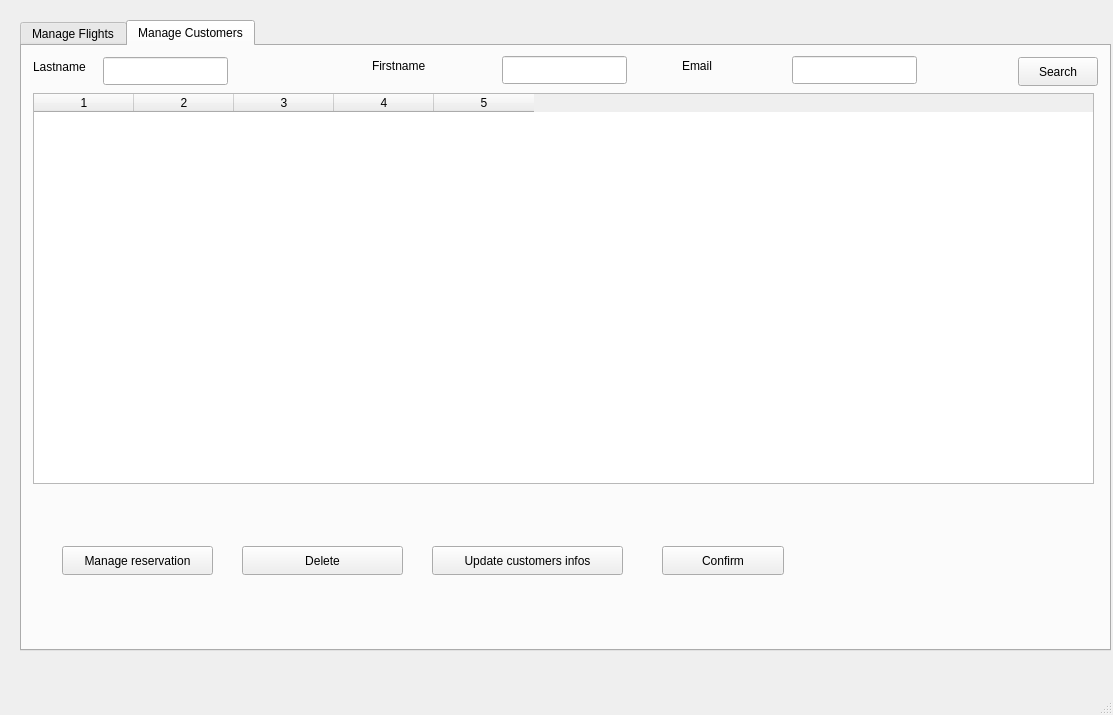
<?xml version="1.0" encoding="UTF-8"?>
<ui version="4.0">
 <class>MainWindow</class>
 <widget class="QMainWindow" name="MainWindow">
  <property name="geometry">
   <rect>
    <x>0</x>
    <y>0</y>
    <width>1113</width>
    <height>715</height>
   </rect>
  </property>
  <property name="windowTitle">
   <string>MainWindow</string>
  </property>
  <widget class="QWidget" name="centralwidget">
   <property name="sizePolicy">
    <sizepolicy hsizetype="Expanding" vsizetype="Expanding">
     <horstretch>0</horstretch>
     <verstretch>0</verstretch>
    </sizepolicy>
   </property>
   <property name="layoutDirection">
    <enum>Qt::LeftToRight</enum>
   </property>
   <widget class="QTabWidget" name="tabWidget">
    <property name="geometry">
     <rect>
      <x>20</x>
      <y>20</y>
      <width>1091</width>
      <height>631</height>
     </rect>
    </property>
    <property name="sizePolicy">
     <sizepolicy hsizetype="Expanding" vsizetype="Expanding">
      <horstretch>0</horstretch>
      <verstretch>0</verstretch>
     </sizepolicy>
    </property>
    <property name="layoutDirection">
     <enum>Qt::LeftToRight</enum>
    </property>
    <property name="currentIndex">
     <number>1</number>
    </property>
    <property name="iconSize">
     <size>
      <width>16</width>
      <height>16</height>
     </size>
    </property>
    <widget class="QWidget" name="tab_Flights">
     <attribute name="title">
      <string>Manage Flights</string>
     </attribute>
     <layout class="QGridLayout" name="gridLayout">
      <item row="0" column="0">
       <widget class="QLabel" name="lbDeparture">
        <property name="text">
         <string>Departure</string>
        </property>
       </widget>
      </item>
      <item row="0" column="1">
       <widget class="QLineEdit" name="leDeparture"/>
      </item>
      <item row="0" column="2">
       <widget class="QLabel" name="lbArrival">
        <property name="text">
         <string>Arrival</string>
        </property>
       </widget>
      </item>
      <item row="0" column="3">
       <widget class="QLineEdit" name="leArrival"/>
      </item>
      <item row="0" column="4">
       <widget class="QLabel" name="lbDepartureTime">
        <property name="text">
         <string>Depature time</string>
        </property>
       </widget>
      </item>
      <item row="0" column="5">
       <widget class="QDateEdit" name="deDeparture"/>
      </item>
      <item row="0" column="6">
       <widget class="QPushButton" name="pbSearchFlights">
        <property name="text">
         <string>Search</string>
        </property>
       </widget>
      </item>
      <item row="1" column="0" colspan="7">
       <widget class="QTableWidget" name="tbDisplayFlights">
        <property name="sizePolicy">
         <sizepolicy hsizetype="Expanding" vsizetype="Expanding">
          <horstretch>0</horstretch>
          <verstretch>0</verstretch>
         </sizepolicy>
        </property>
        <property name="columnCount">
         <number>5</number>
        </property>
        <attribute name="horizontalHeaderCascadingSectionResizes">
         <bool>false</bool>
        </attribute>
        <column/>
        <column/>
        <column/>
        <column/>
        <column/>
       </widget>
      </item>
      <item row="2" column="1">
       <widget class="QPushButton" name="pbAddFlight">
        <property name="text">
         <string>Add new flight</string>
        </property>
       </widget>
      </item>
      <item row="2" column="2" colspan="2">
       <widget class="QPushButton" name="pbInfos">
        <property name="text">
         <string>Display infos on flight</string>
        </property>
       </widget>
      </item>
      <item row="2" column="4" colspan="2">
       <widget class="QPushButton" name="pbBook">
        <property name="text">
         <string>Make reservation</string>
        </property>
       </widget>
      </item>
     </layout>
    </widget>
    <widget class="QWidget" name="tab_Customers">
     <attribute name="title">
      <string>Manage Customers</string>
     </attribute>
     <widget class="QPushButton" name="pbBook_2">
      <property name="geometry">
       <rect>
        <x>640</x>
        <y>500</y>
        <width>122</width>
        <height>29</height>
       </rect>
      </property>
      <property name="text">
       <string>Confirm</string>
      </property>
     </widget>
     <widget class="QLabel" name="lbLastName">
      <property name="geometry">
       <rect>
        <x>11</x>
        <y>11</y>
        <width>63</width>
        <height>20</height>
       </rect>
      </property>
      <property name="text">
       <string>Lastname</string>
      </property>
     </widget>
     <widget class="QPushButton" name="pbSearchCustomers">
      <property name="geometry">
       <rect>
        <x>996</x>
        <y>11</y>
        <width>80</width>
        <height>29</height>
       </rect>
      </property>
      <property name="text">
       <string>Search</string>
      </property>
     </widget>
     <widget class="QLineEdit" name="leLastName">
      <property name="geometry">
       <rect>
        <x>81</x>
        <y>11</y>
        <width>125</width>
        <height>28</height>
       </rect>
      </property>
     </widget>
     <widget class="QLineEdit" name="leFirstname">
      <property name="geometry">
       <rect>
        <x>480</x>
        <y>10</y>
        <width>125</width>
        <height>28</height>
       </rect>
      </property>
     </widget>
     <widget class="QLabel" name="lbFirstname">
      <property name="geometry">
       <rect>
        <x>350</x>
        <y>10</y>
        <width>64</width>
        <height>20</height>
       </rect>
      </property>
      <property name="text">
       <string>Firstname</string>
      </property>
     </widget>
     <widget class="QTableWidget" name="tbDisplayCustomers">
      <property name="geometry">
       <rect>
        <x>11</x>
        <y>47</y>
        <width>1061</width>
        <height>391</height>
       </rect>
      </property>
      <property name="sizePolicy">
       <sizepolicy hsizetype="Expanding" vsizetype="Expanding">
        <horstretch>0</horstretch>
        <verstretch>0</verstretch>
       </sizepolicy>
      </property>
      <property name="columnCount">
       <number>5</number>
      </property>
      <attribute name="horizontalHeaderCascadingSectionResizes">
       <bool>false</bool>
      </attribute>
      <column/>
      <column/>
      <column/>
      <column/>
      <column/>
     </widget>
     <widget class="QLineEdit" name="leEmail">
      <property name="geometry">
       <rect>
        <x>770</x>
        <y>10</y>
        <width>125</width>
        <height>28</height>
       </rect>
      </property>
     </widget>
     <widget class="QLabel" name="lbEmail_2">
      <property name="geometry">
       <rect>
        <x>660</x>
        <y>10</y>
        <width>37</width>
        <height>20</height>
       </rect>
      </property>
      <property name="text">
       <string>Email</string>
      </property>
     </widget>
     <widget class="QPushButton" name="pbInfos_2">
      <property name="geometry">
       <rect>
        <x>410</x>
        <y>500</y>
        <width>191</width>
        <height>29</height>
       </rect>
      </property>
      <property name="text">
       <string>Update customers infos</string>
      </property>
     </widget>
     <widget class="QPushButton" name="pbAddFlight_2">
      <property name="geometry">
       <rect>
        <x>40</x>
        <y>500</y>
        <width>151</width>
        <height>29</height>
       </rect>
      </property>
      <property name="text">
       <string>Manage reservation</string>
      </property>
     </widget>
     <widget class="QPushButton" name="pbAddFlight_3">
      <property name="geometry">
       <rect>
        <x>220</x>
        <y>500</y>
        <width>161</width>
        <height>29</height>
       </rect>
      </property>
      <property name="text">
       <string>Delete</string>
      </property>
     </widget>
    </widget>
   </widget>
  </widget>
  <widget class="QMenuBar" name="menubar">
   <property name="geometry">
    <rect>
     <x>0</x>
     <y>0</y>
     <width>1113</width>
     <height>25</height>
    </rect>
   </property>
  </widget>
  <widget class="QStatusBar" name="statusbar"/>
 </widget>
 <resources/>
 <connections/>
</ui>
